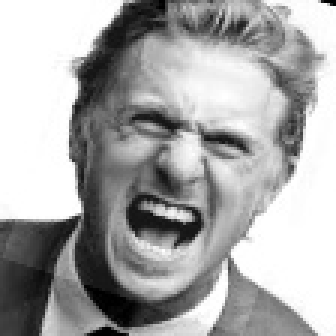
//> input picture code/ascend_310B/smart_ip_interaction/datasets/emotion_dataset_6cls/test/angry/4_jpg.rf.f9677a5917b25f15e8441198f8145abc_0.jpg, 112 x 112 px (shown 3 times larger)
$ ./host ../../../../../../../../ascend_310B/smart_ip_interaction/datasets/emotion_dataset_6cls/test/angry/20231118_194043_jpg.rf.3103f7b5193b400b794ffb58ec3b2d90_0.jpg ../../../../../../../../ascend_310B/smart_ip_interaction/datasets/emotion_dataset_6cls/test/angry/4_jpg.rf.f9677a5917b25f15e8441198f8145abc_0.jpg 100 100 3   (built with g++ and OpenCV 4)
//> lines starting //> are read from the running program, lines starting //| are printed output that depends on the picture
// [15 lines of licence text are left out]

#define PROFILE

//#include <adf/adf_api/XRTConfig.h>
#include <chrono>
#include <common/xf_aie_sw_utils.hpp>
#include <common/xfcvDataMovers.h>
#include <fstream>
#include <stdint.h>
#include <stdio.h>
#include <stdlib.h>
#include <experimental/xrt_kernel.h>
#include <experimental/xrt_graph.h>

#include "config.h"

void cvtColor_OCVImpl(cv::Mat srcImage, cv::Mat dstRefImage) {
    cvtColor(srcImage, dstRefImage, cv::COLOR_RGBA2YUV_I420, 0);
}

/*
 ******************************************************************************
 * Top level executable
 ******************************************************************************
 */

int main(int argc, char** argv) {
    try {
        if (argc < 3) {
            std::stringstream errorMessage;
            errorMessage << argv[0] << " <xclbin> <inputImageRGBA> [width] [height] [iterations]";
            std::cerr << errorMessage.str();
            throw std::invalid_argument(errorMessage.str());
        }

        const char* xclBinName = argv[1];
        //////////////////////////////////////////
        // Read image from file and resize
        //////////////////////////////////////////
        cv::Mat srcImageRGB = cv::imread(argv[2], 1);
//> srcImageRGB is the input picture: 112 rows x 112 cols, CV_8UC3; min 0, max 255, mean 168.3
        cv::Mat srcImageRGBA = srcImageRGB(cv::Range(0, srcImageRGB.rows), cv::Range(0, srcImageRGB.cols));
        cvtColor(srcImageRGB, srcImageRGBA, cv::COLOR_RGB2RGBA, 0);
        int width_RGBA = srcImageRGBA.cols;
//> width_RGBA = 112
        if (argc >= 4) width_RGBA = atoi(argv[3]);
//> width_RGBA = 100
        int height_RGBA = srcImageRGBA.rows;
//> height_RGBA = 112
        if (argc >= 5) height_RGBA = atoi(argv[4]);
//> height_RGBA = 100
        std::cout << width_RGBA << " x " << height_RGBA << std::endl;
//| 100 x 100
        if ((width_RGBA != srcImageRGBA.cols) || (height_RGBA != srcImageRGBA.rows))
            cv::resize(srcImageRGBA, srcImageRGBA, cv::Size(width_RGBA, height_RGBA));
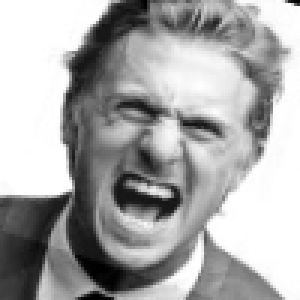
//> srcImageRGBA: 100 rows x 100 cols, CV_8UC4 (shown 3 times larger); mean B, G, R, A 168.2, 168.2, 168.2, 255

        int iterations = 1;
        if (argc >= 6) iterations = atoi(argv[5]);
//> iterations = 3

        int op_width = srcImageRGBA.cols;
//> op_width = 100
        int op_height = srcImageRGBA.rows;
//> op_height = 100
        std::cout << "Image size of RGBA : " << srcImageRGBA.cols << "x" << srcImageRGBA.rows
                  << " (element size: " << srcImageRGBA.elemSize() << ",total: " << srcImageRGBA.total()
                  << ", size: " << srcImageRGBA.size() << ")" << std::endl;
//| Image size of RGBA : 100x100 (element size: 4,total: 10000, size: [100 x 100])

        //////////////////////////////////////////
        // Run opencv reference test (yuv2rgba design)
        //////////////////////////////////////////
        cv::Mat outImage_YUV_openCV(height_RGBA + height_RGBA / 2, width_RGBA, CV_8UC1);
//> outImage_YUV_openCV: 150 rows x 100 cols, CV_8UC1; every value is 0
        cv::Mat outImage_Y_openCV(height_RGBA, width_RGBA, CV_8UC1);
//> outImage_Y_openCV: 100 rows x 100 cols, CV_8UC1; every value is 0
        cv::Mat outImage_Ueven_openCV(height_RGBA / 4, width_RGBA / 2, CV_8UC1);
//> outImage_Ueven_openCV: 25 rows x 50 cols, CV_8UC1; every value is 0
        cv::Mat outImage_Uodd_openCV(height_RGBA / 4, width_RGBA / 2, CV_8UC1);
        cv::Mat outImage_Veven_openCV(height_RGBA / 4, width_RGBA / 2, CV_8UC1);
        cv::Mat outImage_Vodd_openCV(height_RGBA / 4, width_RGBA / 2, CV_8UC1);
        cv::Mat outImage_UV_openCV(height_RGBA / 2, width_RGBA / 2, CV_8UC2);

        cvtColor_OCVImpl(srcImageRGBA, outImage_YUV_openCV); // CALL OPENCV
//> in cvtColor_OCVImpl, `cvtColor(srcImage, dstRefImage, cv::COLOR_RGBA2YUV_I420, 0);`:
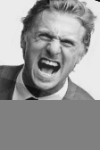
//> dstRefImage: 150 rows x 100 cols, CV_8UC1; min 16, max 235, mean 149.6
        std::cout << "CV impl done" << std::endl;

        // EXTRACT FROM OPENCV outImage_YUV_openCV
        outImage_Y_openCV = outImage_YUV_openCV(cv::Range(0, height_RGBA), cv::Range(0, width_RGBA));
        outImage_Ueven_openCV =
            outImage_YUV_openCV(cv::Range(height_RGBA, height_RGBA + height_RGBA / 4), cv::Range(0, width_RGBA / 2));
//> outImage_Ueven_openCV: 25 rows x 50 cols, CV_8UC1; every value is 128
        outImage_Uodd_openCV = outImage_YUV_openCV(cv::Range(height_RGBA, height_RGBA + height_RGBA / 4),
                                                   cv::Range(width_RGBA / 2, width_RGBA));
        outImage_Veven_openCV = outImage_YUV_openCV(
            cv::Range(height_RGBA + height_RGBA / 4, height_RGBA + height_RGBA / 2), cv::Range(0, width_RGBA / 2));
        outImage_Vodd_openCV =
            outImage_YUV_openCV(cv::Range(height_RGBA + height_RGBA / 4, height_RGBA + height_RGBA / 2),
                                cv::Range(width_RGBA / 2, width_RGBA));

        // cv::merge((outImage_Ueven_openCV,outImage_Veven_openCV),outImage_UV_openCV);
        int ii = 0;
        for (int i = 0; i < height_RGBA / 4; i++) {
            int jj = 0;
            for (int j = 0; j < (width_RGBA / 2); j = j + 1, jj += 2) {
                outImage_UV_openCV.at<uint8_t>(ii, jj) = outImage_Ueven_openCV.at<uint8_t>(i, j);
                outImage_UV_openCV.at<uint8_t>(ii, jj + 1) = outImage_Veven_openCV.at<uint8_t>(i, j);
            }

            jj = 0;
            ii = ii + 1;
            for (int j = 0; j < (width_RGBA / 2); j = j + 1, jj += 2) {
                outImage_UV_openCV.at<uint8_t>(ii, jj) = outImage_Uodd_openCV.at<uint8_t>(i, j);
                outImage_UV_openCV.at<uint8_t>(ii, jj + 1) = outImage_Vodd_openCV.at<uint8_t>(i, j);
            }
            ii = ii + 1;
        }
//> this loop made 25 passes
//> after the loop, ii = 50

//> (the run ends here: the program needs code that is not available in this run, at `uint16_t tile_width = TILE_WIDTH;`)

$ run again, on code/ascend_310B/smart_ip_interaction/datasets/emotion_dataset_6cls/test/angry/IMG_1159_PNG.rf.66f8831c9b29bb96ec4f3970fffd9a64_0.jpg
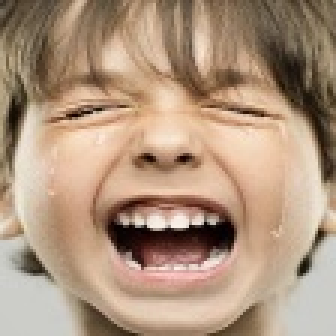
//> input picture code/ascend_310B/smart_ip_interaction/datasets/emotion_dataset_6cls/test/angry/IMG_1159_PNG.rf.66f8831c9b29bb96ec4f3970fffd9a64_0.jpg, 112 x 112 px (shown 3 times larger)
//> srcImageRGB is the input picture: 112 rows x 112 cols, CV_8UC3; mean B, G, R 125.8, 148.8, 175.1
//> `if (argc >= 4) width_RGBA = atoi(argv[3]);`: width_RGBA = 100
//| 100 x 100
//> iterations = 3
//| Image size of RGBA : 100x100 (element size: 4,total: 10000, size: [100 x 100])
//> outImage_YUV_openCV: 150 rows x 100 cols, CV_8UC1; every value is 0
//> `outImage_Y_openCV = outImage_YUV_openCV(cv::Range(0, height_RGBA), cv:..`:
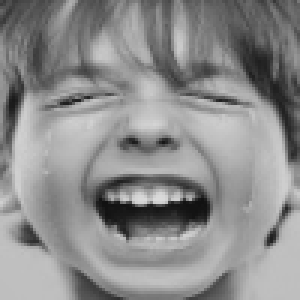
//> outImage_Y_openCV: 100 rows x 100 cols, CV_8UC1 (shown 3 times larger); min 17, max 218, mean 140.4
//> `outImage_Veven_openCV = outImage_YUV_openCV( cv::Range(height_RGBA + h..`:
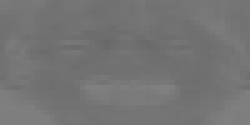
//> outImage_Veven_openCV: 25 rows x 50 cols, CV_8UC1 (shown 5 times larger); min 104, max 129, mean 116
//> the loop `for (int i = 0; i < height_RGBA / 4; i++)` made 25 passes
//> after the loop `for (int i = 0; i < height_RGBA / 4; i++)`: ii = 50

$ run again, on code/ascend_310B/smart_ip_interaction/datasets/emotion_dataset_6cls/test/angry/angry_629_jpg.rf.2e4f9940e0941053ab938ec98ace5c3a_0.jpg
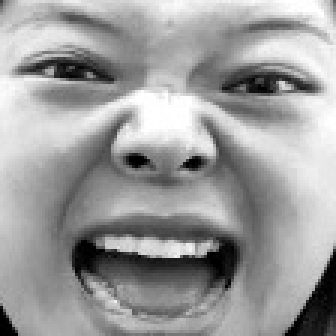
//> input picture code/ascend_310B/smart_ip_interaction/datasets/emotion_dataset_6cls/test/angry/angry_629_jpg.rf.2e4f9940e0941053ab938ec98ace5c3a_0.jpg, 112 x 112 px (shown 3 times larger)
//> srcImageRGB is the input picture: 112 rows x 112 cols, CV_8UC3; min 0, max 255, mean 156.7
//> `if (argc >= 4) width_RGBA = atoi(argv[3]);`: width_RGBA = 100
//| 100 x 100
//> `cv::resize(srcImageRGBA, srcImageRGBA, cv::Size(width_RGBA, height_RGB..`:
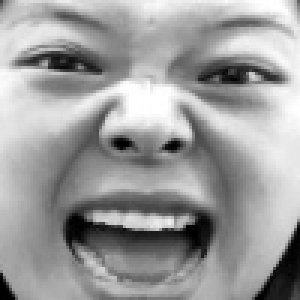
//> srcImageRGBA: 100 rows x 100 cols, CV_8UC4 (shown 3 times larger); mean B, G, R, A 156.6, 156.6, 156.6, 255
//> iterations = 3
//| Image size of RGBA : 100x100 (element size: 4,total: 10000, size: [100 x 100])
//> outImage_YUV_openCV: 150 rows x 100 cols, CV_8UC1; every value is 0
//> in cvtColor_OCVImpl, `cvtColor(srcImage, dstRefImage, cv::COLOR_RGBA2YUV_I420, 0);`:
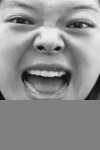
//> dstRefImage: 150 rows x 100 cols, CV_8UC1; min 16, max 235, mean 143
//> the loop `for (int i = 0; i < height_RGBA / 4; i++)` made 25 passes
//> after the loop `for (int i = 0; i < height_RGBA / 4; i++)`: ii = 50
